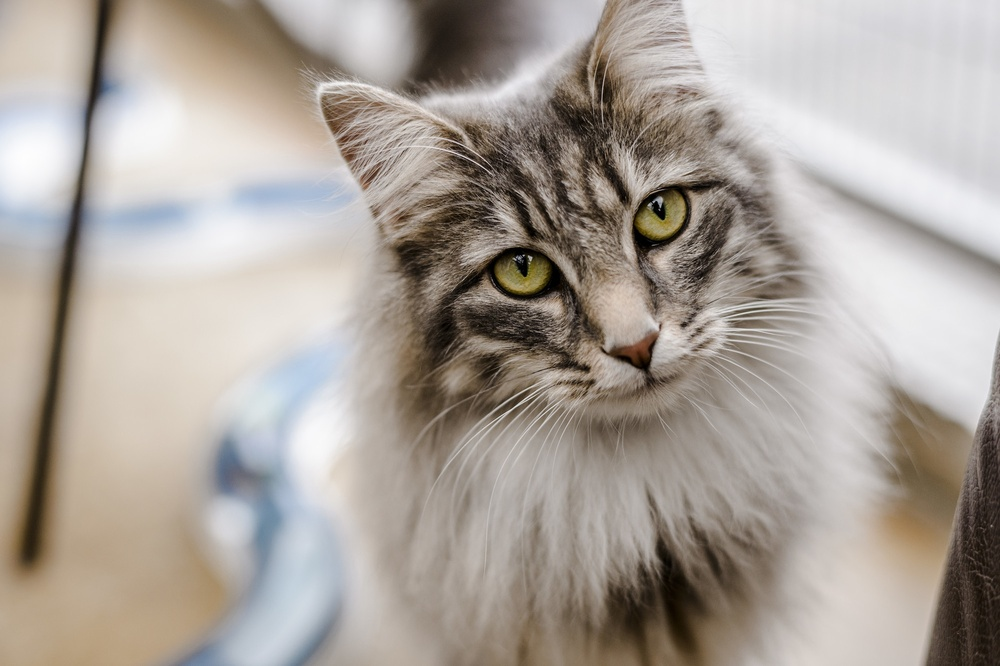
#> input picture cat.jpg, 1000 x 666 px, shrunk from 2000 x 1331 before the run
$ python getting_and_setting.py --image cat.jpg
#> lines starting #> are read from the running program, lines starting #| are printed output that depends on the picture; after the words box and inside, x2 and y2 are one past the last pixel; in counts of white or black regions, pixels touching at a corner belong together
#!/usr/bin/env python3
# -*- coding: utf-8 -*-
"""
Created on Sun Dec  2 01:26:49 2018

@author: mac
"""

from __future__ import print_function
import argparse
import cv2

ap=argparse.ArgumentParser()
ap.add_argument("-i","--image",required=True, help="Path to the image")
args=vars(ap.parse_args())

image = cv2.imread(args["image"])
#> image is the input picture: shape (666, 1000, 3); mean B, G, R 154.5, 162.2, 170.3

cv2.imshow("Image", image)
(b, g, r) = image[0, 0]
#> b = 155; g = 158; r = 166
print("Pixel at (0, 0) - Red: {}, Green: {}, Blue: {}".format(r,g, b))
#| Pixel at (0, 0) - Red: 166, Green: 158, Blue: 155

image[0, 0] = (0, 0, 255)
#> image: shape (666, 1000, 3); under 0.01% of pixels changed, all inside (x1, y1, x2, y2) = (0, 0, 1, 1)
(b, g, r) = image[0, 0]
#> b = 0; g = 0; r = 255
print("Pixel at (0, 0) - Red: {}, Green: {}, Blue: {}".format(r,g, b))
#| Pixel at (0, 0) - Red: 255, Green: 0, Blue: 0

corner = image[0:100, 1:100]
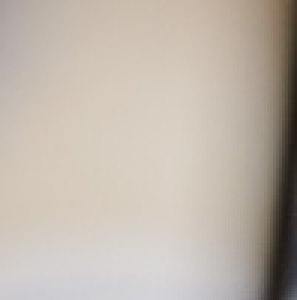
#> corner: shape (100, 99, 3) (shown 3 times larger); mean B, G, R 171.3, 181.5, 191.1
cv2.imshow("Corner", corner)
image[0:100, 0:100] = (0, 255, 0)
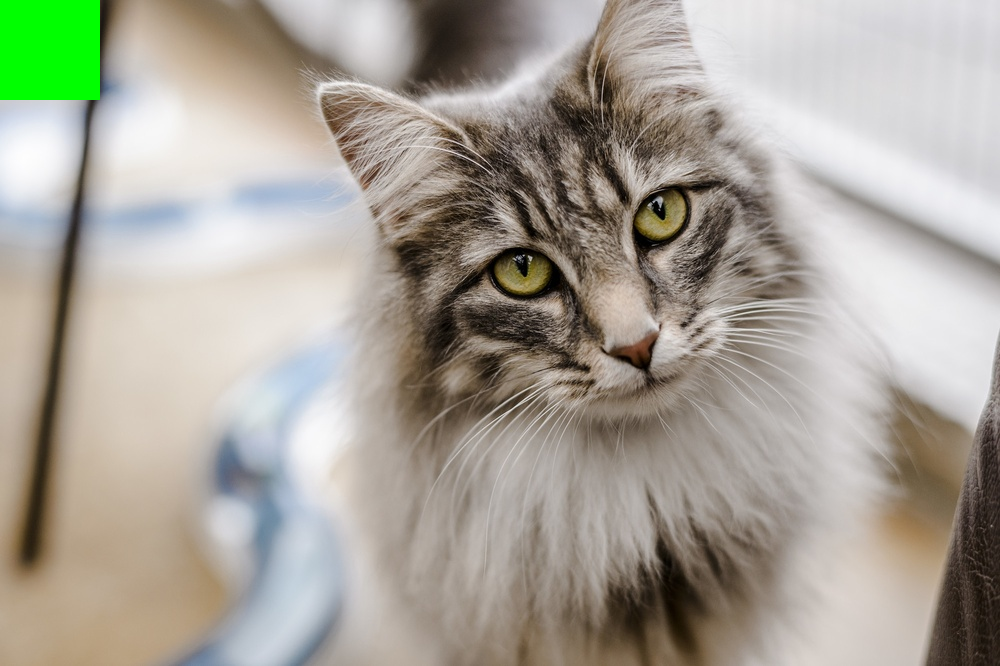
#> image: shape (666, 1000, 3); mean B, G, R 151.9, 163.3, 167.5
cv2.imshow("Updated", image)
cv2.waitKey(0)

$ run again, on sadbeagle.png
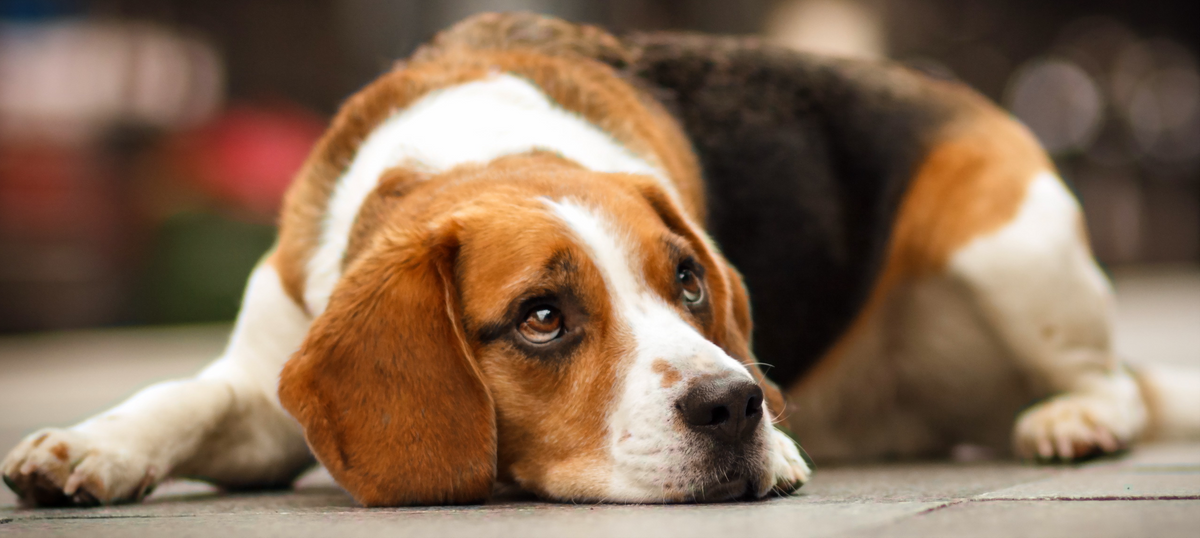
#> input picture sadbeagle.png, 1200 x 538 px
#> image is the input picture: shape (538, 1200, 3); mean B, G, R 85, 107.5, 134.4
#> `(b, g, r) = image[0, 0]`: b = 46; g = 30; r = 18
#| Pixel at (0, 0) - Red: 18, Green: 30, Blue: 46
#> `(b, g, r) = image[0, 0]`: b = 0; r = 255
#| Pixel at (0, 0) - Red: 255, Green: 0, Blue: 0
#> `corner = image[0:100, 1:100]`:
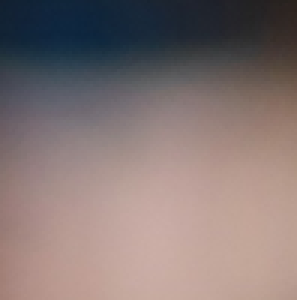
#> corner: shape (100, 99, 3) (shown 3 times larger); mean B, G, R 116.5, 117.8, 132.7
#> `image[0:100, 0:100] = (0, 255, 0)`:
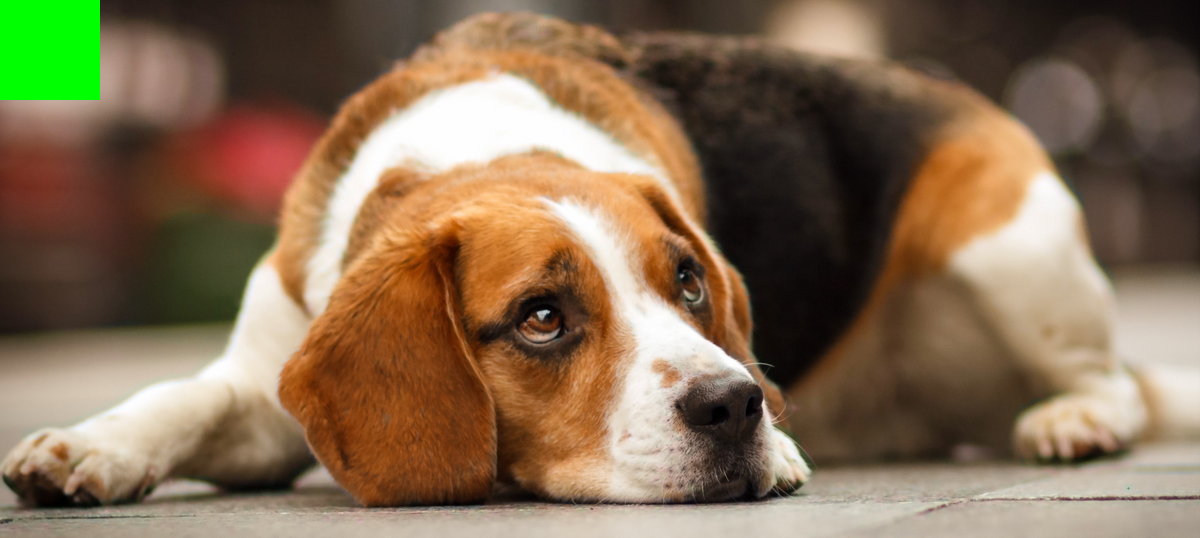
#> image: shape (538, 1200, 3); mean B, G, R 83.2, 109.6, 132.4
